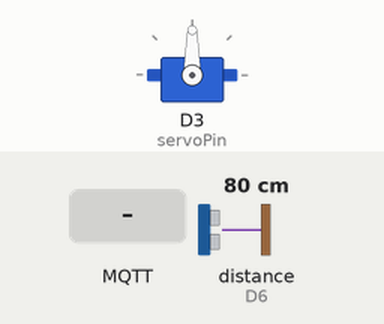
The sketch below on a simulated ESP8266 (NodeMCU). On the bench: servo. Wiring (inferred from the names in the program): ultrasonic range finder: trigger D5; echo D6. Inputs (shaded band) come from the test bench; at power-on: distance to the obstacle (sensor on D6) 80 cm. The echo pulse lasts 58.3 µs per cm; WiFi joins after 1.5 s; servers stay silent unless stated; no MQTT or app messages arrive unless stated; what the sketch prints to the serial monitor is not drawn.

Above: at 3.2 s.
3.3 s: MQTT message "5" arrives on the first subscribed topic
At 5.0 s:
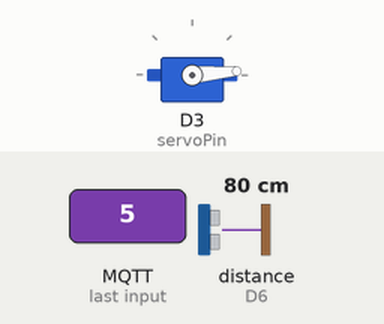
5.5 s: MQTT message "on" arrives on the first subscribed topic
At 6.9 s:
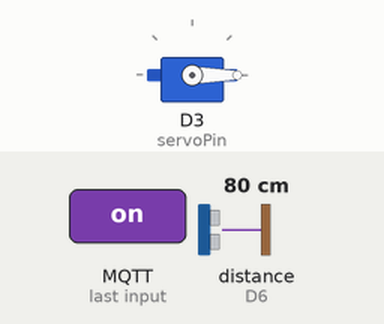
7.5 s: MQTT message "90" arrives on the first subscribed topic
At 8.9 s:
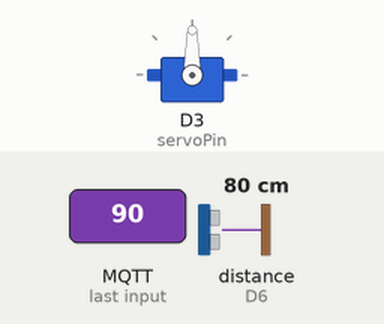
9.5 s: MQTT message "0" arrives on the first subscribed topic
At 10.9 s:
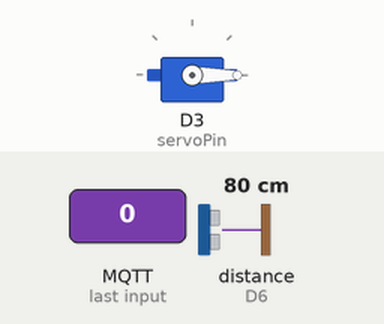
Timing chart, 0 to 12.5 s (numbered marks = the images above; inputs shaded):
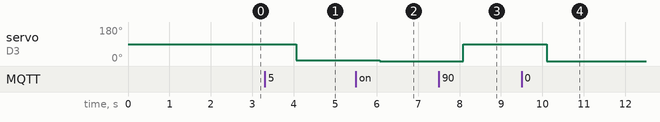

Measured:
- after the input at 3.3 s, servo on D3 (servoPin): 90° → 5° after 0.77 s
- after the input at 5.5 s, servo on D3 (servoPin): 5° → 0° after 0.58 s
- after the input at 7.5 s, servo on D3 (servoPin): 0° → 90° after 0.59 s
- after the input at 9.5 s, servo on D3 (servoPin): 90° → 0° after 0.60 s

The sketch:

ESP8266-MQTT-Distance-Sensor-with-Servo-Control.ino
```cpp
// (licence header left out)
#include <ESP8266WiFi.h>
#include <PubSubClient.h>
#include <Servo.h>

// Define pins
const int trigPin = D5;
const int echoPin = D6;
const int servoPin = D3;

// WiFi credentials (Replace with your actual credentials)
const char* ssid = "YOUR_WIFI_SSID";
const char* password = "YOUR_WIFI_PASSWORD";

// MQTT broker configuration (Replace with your actual credentials)
const char* mqttServer = "YOUR_MQTT_BROKER";
const int mqttPort = 1883;
const char* mqttUser = "YOUR_MQTT_USERNAME";
const char* mqttPassword = "YOUR_MQTT_PASSWORD";

// MQTT topics
const char* distanceTopic = "sensor/distance";
const char* servoAngleTopic = "sensor/servo";

// WiFi and MQTT clients
WiFiClient espClient;
PubSubClient client(espClient);
Servo servo;

void setup() {
  Serial.begin(115200);

  // Connect to WiFi
  connectToWiFi();

  // Configure MQTT
  client.setServer(mqttServer, mqttPort);
  client.setCallback(mqttCallback);

  // Configure pins
  pinMode(trigPin, OUTPUT);
  pinMode(echoPin, INPUT);

  // Attach servo
  servo.attach(servoPin);
}

void loop() {
  if (!client.connected()) {
    reconnectMQTT();
  }
  client.loop();

  // Measure distance and publish it
  long distance = measureDistance();
  publishDistance(distance);

  delay(1000); // Adjust the delay as needed
}

void connectToWiFi() {
  Serial.print("Connecting to WiFi...");
  WiFi.begin(ssid, password);

  while (WiFi.status() != WL_CONNECTED) {
    delay(1000);
    Serial.print(".");
  }
  Serial.println("\nWiFi connected!");
}

void reconnectMQTT() {
  while (!client.connected()) {
    Serial.print("Connecting to MQTT...");
    if (client.connect("ESP8266Client", mqttUser, mqttPassword)) {
      Serial.println("connected!");

      // Subscribe to the servo angle topic
      client.subscribe(servoAngleTopic);
    } else {
      Serial.print("failed with state ");
      Serial.println(client.state());
      delay(2000);
    }
  }
}

void mqttCallback(char* topic, byte* payload, unsigned int length) {
  Serial.print("Message received: ");
  Serial.println(topic);

  String message = "";
  for (int i = 0; i < length; i++) {
    message += (char)payload[i];
  }
  Serial.println("Payload: " + message);

  // Process servo angle command
  if (String(topic) == servoAngleTopic) {
    int angle = message.toInt();
    if (angle >= 0 && angle <= 180) {
      servo.write(angle);
      Serial.println("Servo angle set to: " + String(angle));
    } else {
      Serial.println("Invalid angle received!");
    }
  }
}

long measureDistance() {
  digitalWrite(trigPin, LOW);
  delayMicroseconds(2);
  digitalWrite(trigPin, HIGH);
  delayMicroseconds(10);
  digitalWrite(trigPin, LOW);

  long duration = pulseIn(echoPin, HIGH);
  long distance = duration * 0.034 / 2;

  return distance;
}

void publishDistance(long distance) {
  char msg[50];
  sprintf(msg, "%ld", distance);

  Serial.print("Publishing distance: ");
  Serial.println(msg);

  client.publish(distanceTopic, msg);
}
```
